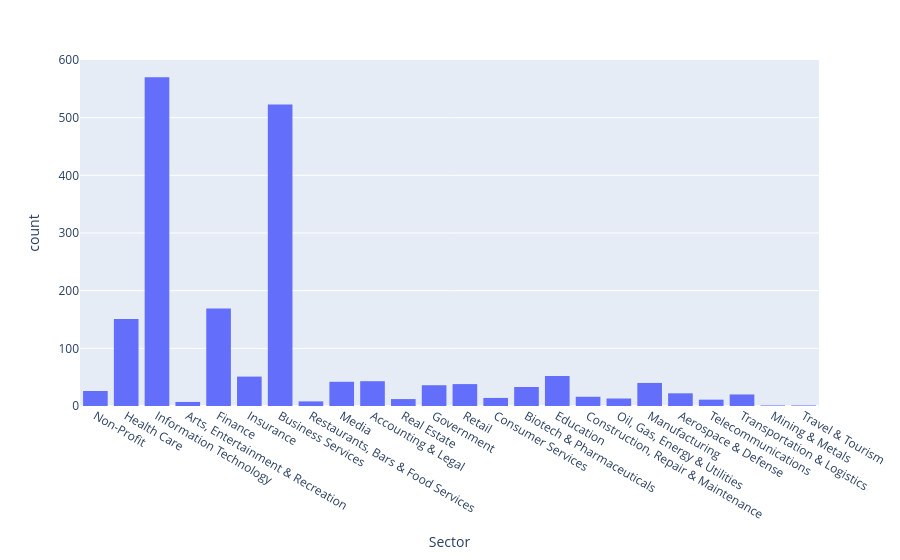

Notebook cell for this chart:
### Markdown cell above
### How many jobs per Sector ?

### Code cell
px.histogram(df, x= 'Sector')

### Figure 1 — Plotly figure (JSON) as saved in the notebook; plotly's stock layout.template omitted (floating-point values rounded to 4 significant figures; data arrays with more than 128 entries replaced by an {"elided": "..."} marker saying what was removed)
{"data": [{"alignmentgroup": "True", "bingroup": "x", "hovertemplate": "Sector=%{x}<br>count=%{y}<extra></extra>", "legendgroup": "", "marker": {"color": "#636efa", "pattern": {"shape": ""}}, "name": "", "offsetgroup": "", "orientation": "v", "showlegend": false, "type": "histogram", "x": {"elided": "2251 str values"}, "xaxis": "x", "yaxis": "y"}], "layout": {"barmode": "relative", "legend": {"tracegroupgap": 0}, "margin": {"t": 60}, "xaxis": {"anchor": "y", "domain": [0, 1], "title": {"text": "Sector"}}, "yaxis": {"anchor": "x", "domain": [0, 1], "title": {"text": "count"}}}}
